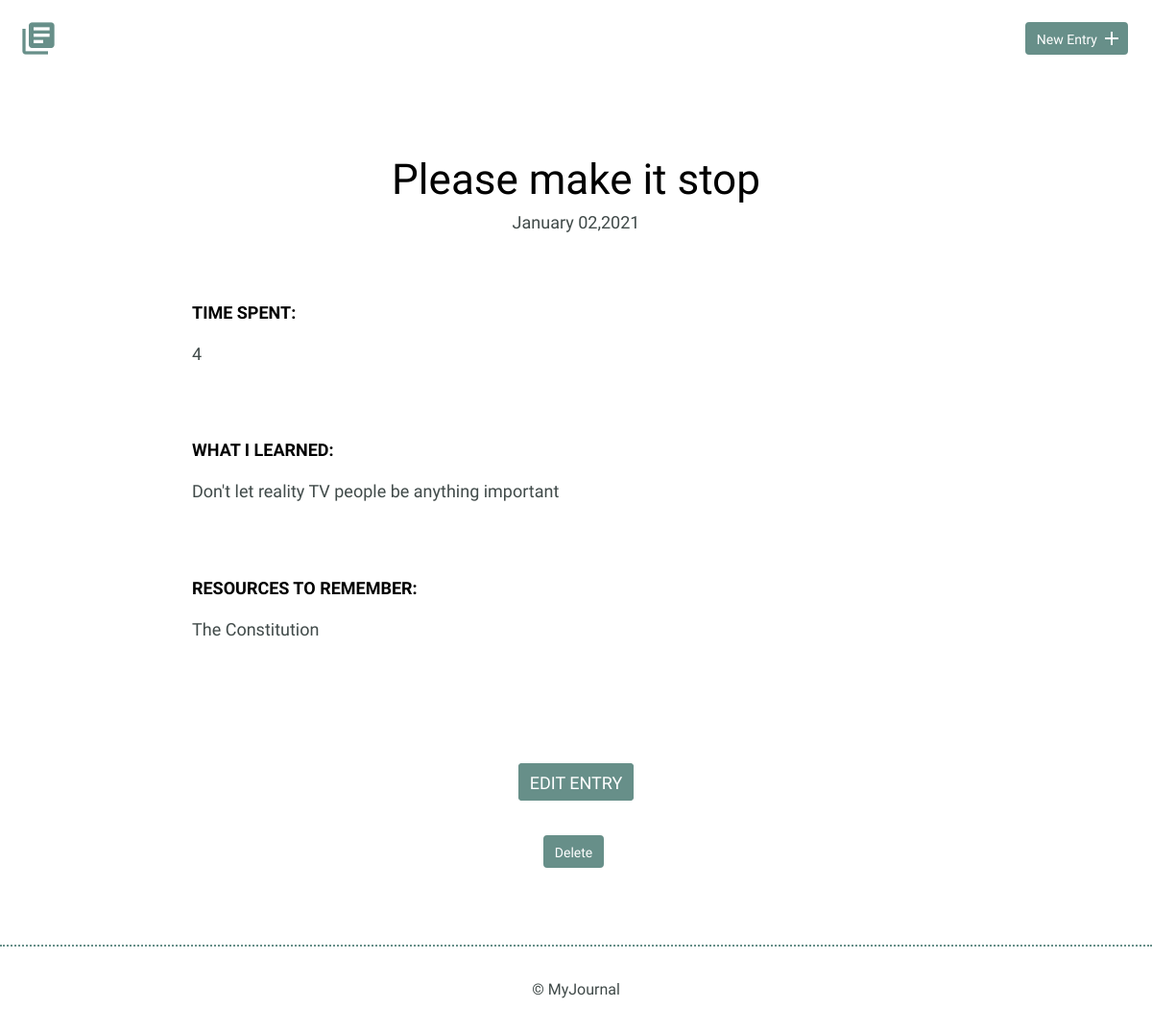
Page /detail.php?id=24 on the earlier database version.
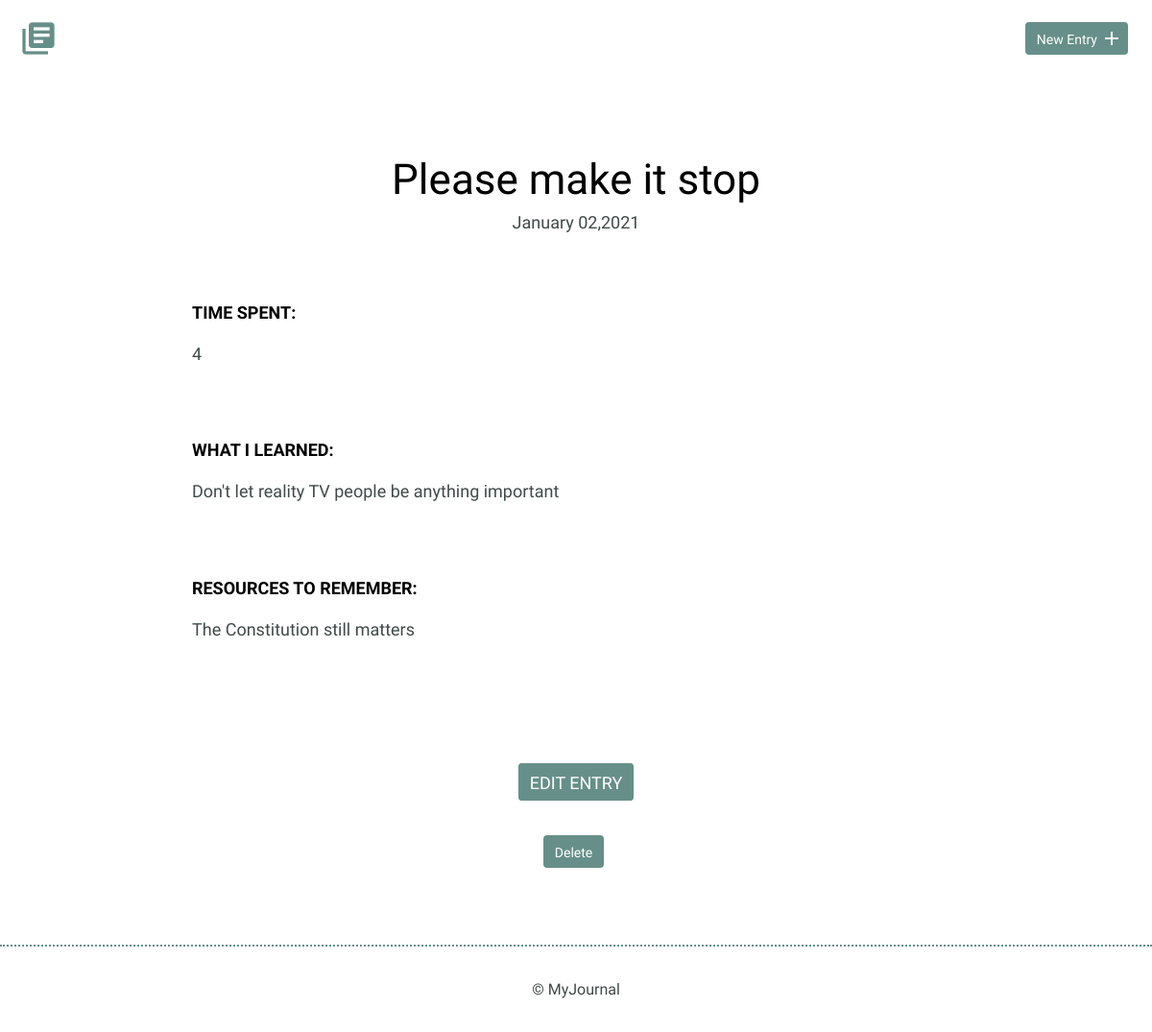
Same page on the later database version.
### tables this page shows
CREATE TABLE "entries" (
	`id`	INTEGER,
	`title`	TEXT,
	`date`	TEXT,
	`time_spent`	INTEGER,
	`learned`	BLOB,
	`resources`	BLOB,
	PRIMARY KEY(`id`)
);

### inc/functions.php (called while the page is built, shortened)
<?php
function get_selected_entry($id) {
    include 'connection.php';
    $sql = 'SELECT * FROM entries WHERE id = ?';
    try {
        $results = $db->prepare($sql);
        $results->bindValue(1, $id, PDO::PARAM_INT);
        $results->execute();
    } catch (Exception $e) {
        echo "Error!: " . $e->getMessage() . "<br />";
        return false;
       die();
    }
    return $results->fetch();
}

### detail.php (the view, shortened to what this page needs)
<?php
include 'inc/functions.php';
include 'inc/header.php';
if (isset($_GET['id'])) {
    list($id, $title, $date, $timeSpent, $whatILearned, $ResourcesToRemember) = get_selected_entry(filter_input(INPUT_GET, 'id', FILTER_SANITIZE_NUMBER_INT));
}
?>
<section>
    <div class="container">
        <div class="entry-list single">
            <article>
                <?php
                    echo "<h1>" . $title . "</h1>";
                    echo "<time datetime=\"2016-01-31\">" . date("F d,Y", strtotime($date)) . "</time>";
                ?>
                <div class="entry">
                    <h3>Time Spent: </h3>
                    <?php
                    echo "<p>". $timeSpent . "</p>";
                    ?>
                </div>
                <div class="entry">
                    <h3>What I Learned:</h3>
                    <?php
                    echo "<p>". $whatILearned . "</p>";
                    ?>
                </div>
                <div class="entry">
                    <h3>Resources to Remember:</h3>
                    <?php
                    echo "<p>". $ResourcesToRemember . "</p>";
                    ?>
                </div>
            </article>
        </div>
    </div>
    <div class="edit">
        <?php
        echo "<p><a class='button button.icon-right' href='new.php?id=" . $id . "'>" . 'Edit Entry' . "</a></p><br />";
        ?>
        <?php
        echo "<form method='post' action='index.php' onsubmit='return confirm(\"Are you sure you want to delete this entry?\")'; >\n";
        echo "<input class='button button.icon-right' type='submit' value='Delete' /><br />";
        echo "</form>";
        ?>
    </div>
</section>
<?php
include 'inc/footer.php';
?>

Differences in the rows shown:
changed entries "Please make it stop": resources "The Constitution" → "The Constitution still matters"
